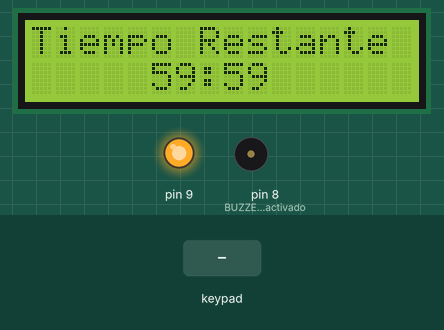
Simulated run of this sketch. Board: Arduino Uno, built with avr-gcc and run on an emulated ATmega328P. Parts: 16×2 character LCD, output pins drawn as LEDs (lit = HIGH), buzzer (waves = sounding, pin HIGH). The test bench sets the inputs (shaded band). What the sketch prints to the serial monitor is not drawn. At 10.8 s the program stops and its outputs stay as they are.

Above: at 1.2 s.
1.3 s: keypad keys 1 3 9 7 pressed 0.4 s apart
At 3.4 s:
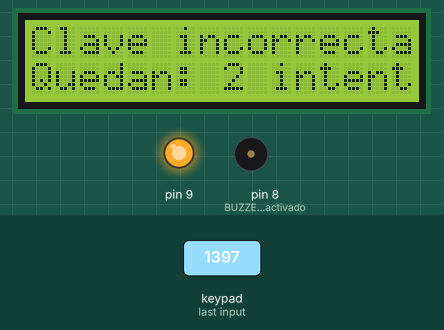
At 12.0 s:
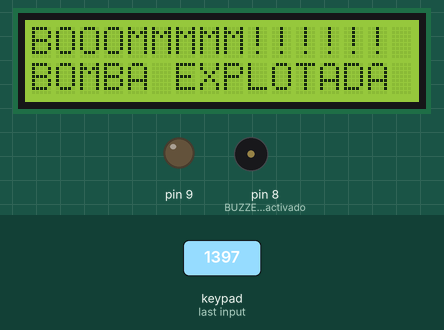
Timing chart, 0 to 12.3 s (numbered marks = the images above; inputs shaded):
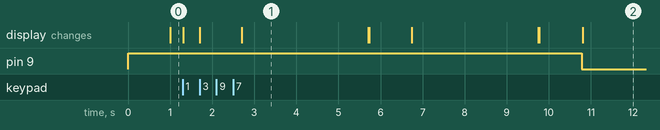

Measured:
- after the input at 1.3 s, pin 9: HIGH → LOW after 9.5 s; the display: first changes at once (image 1 shows a later state)
- what the display in image 1 shows lasts 3.0 s, from 2.7 s to 5.7 s

The sketch:

Desactiva_Bomba.ino
```cpp
/* Juego Desactiva Bomba V1

  Función: Simula una una cuenta atras de una bomba.
  La bomba solo se puede desactivar con un código obtenido
  a través de un juego de pistas introducido en el keypad

  Reglas: Solo hay un número máximo deintentos para meter el código.
  Si fallan todos los intentos la bomba explota.

  Componentes
  - Arduino UNO
  - Displays de texto LCD 16x2
    + Tutorial: https://www.arduino.cc/en/Tutorial/HelloWorld
    + Tutorial: http://www.prometec.net/displays-lcd/
  - Matrix Keypad: Disponible en el Library Manager
    + http://playground.arduino.cc/Main/KeypadTutorial
    + Tutorial http://ticlaspalmas.com/posts/piano-con-arduino-y-un-teclado-matricial
    + Tutorial http://abedulengenharia.blogspot.com.es/2011/07/arduino-y-teclado-3x4.html
  - Buzzer: http://www.hobbytronics.co.uk/arduino-tutorial7-piezo-beepç
    + Tutorial: http://www.instructables.com/id/Arduino-YL-44-Buzzer-module/

  Librerías
  - LiquidCrystal.h: https://www.arduino.cc/en/Reference/LiquidCrystal
  - Keypad.h: https://github.com/Chris--A/Keypad

  Esquema de Pines Display LCD
  - LCD RS pin to digital pin 7
  - LCD Enable pin to digital pin 6
  - LCD D4 pin to digital pin 5
  - LCD D5 pin to digital pin 4
  - LCD D6 pin to digital pin 3
  - LCD D7 pin to digital pin 2
  - LCD R/W pin to ground
  - LCD VSS pin to ground
  - LCD VCC pin to 5V
  - pot to LCD VO pin

  Esquema de Pines teclado 4x4
  - COL0 (Pin1 keypad): A0
  - COL1 (Pin2 keypad): A1
  - COL2 (Pin3 keypad): A2
  - COL3 (Pin4 keypad): A3
  - ROW0 (Pin5 keypad): A4
  - ROW1 (Pin6 keypad): A5
  - ROW2 (Pin7 keypad): 13
  - ROW3 (Pin8 keypad): 12

  Pin Relé: 9

  Pin Buzzer: 8

*/

// define constants
#define MINUTOS 60
#define NUM_MAX_INTENTOS 3
#define NUM_DIGITOS_CLAVE 4
#define CLAVE "1234"

// include the library code:
#include <LiquidCrystal.h>
#include <Keypad.h>

// initialize the library with the numbers of the interface pins
LiquidCrystal lcd(7, 6, 5, 4, 3, 2);

const byte ROWS = 4; //four rows
const byte COLS = 4; //four columns

//define the cymbols on the buttons of the keypads
char hexaKeys[ROWS][COLS] = {
  {'1', '2', '3', 'A'},
  {'4', '5', '6', 'B'},
  {'7', '8', '9', 'C'},
  {'*', '0', '#', 'D'}
};
byte rowPins[ROWS] = {A4, A5, 13, 12}; //connect to the row pinouts of the keypad
byte colPins[COLS] = {A0, A1, A2, A3}; //connect to the column pinouts of the keypad

//initialize an instance of class NewKeypad
Keypad customKeypad = Keypad( makeKeymap(hexaKeys), rowPins, colPins, ROWS, COLS);

int intentos_restantes = NUM_MAX_INTENTOS;
int digito_clave = 0;

void setup() {
  // put your setup code here, to run once:

  pinMode(9, OUTPUT);
  digitalWrite(9, HIGH);
  pinMode(8, INPUT);  //BUZZER desactivado

  //Inicio el puerto serie
  Serial.begin(9600);
  Serial.println("Juego Desactiva Bomba V1");

  // set up the LCD's number of columns and rows:
  lcd.begin(16, 2);
  // Print a message to the LCD.
  lcd.print("Tiempo Restante");

}

void loop() {
  // put your main code here, to run repeatedly:

  int segundos_transcurridos = (millis() / 1000);
  int segundos_restantes = (MINUTOS * 60) - segundos_transcurridos;
  int minutos = segundos_restantes / 60;
  int segundos = segundos_restantes % 60;

  // set the cursor to column 5, line 1
  // (note: line 1 is the second row, since counting begins with 0):
  lcd.setCursor(5, 1);

  if (minutos < 10) {
    lcd.print("0");
    lcd.print(minutos);
  }
  else
    lcd.print(minutos);

  lcd.print(":");

  if (segundos < 10) {
    lcd.print("0");
    lcd.print(segundos);
  }
  else
    lcd.print(segundos);

  if (segundos_restantes <= 0) {
    lcd.setCursor(0, 0);
    lcd.print("BOOOMMMMM!!!!!! ");
    lcd.setCursor(0, 1);
    lcd.print("BOMBA EXPLOTADA");
    digitalWrite(9, LOW);
    for (;;) {
      pinMode(8, OUTPUT);  //BUZZER activado
    }
  }

  //leer teclado en cada LOOP
  char customKey = customKeypad.getKey();
  if (customKey) {
    if (digito_clave == 0) {  //Limpio primera linea al pulsar botón
      lcd.setCursor(0, 0);
      lcd.print("                 ");
    }
    Serial.print("Pulsado: ");
    Serial.println(customKey);
    lcd.setCursor(digito_clave, 0);
    lcd.print(customKey);
    if (customKey == CLAVE[digito_clave]) {
      digito_clave++;
      if (digito_clave == NUM_DIGITOS_CLAVE) {
        Serial.println("DESACTIVADA!!");
        lcd.setCursor(0, 0);
        lcd.print("BOMBA DESACTIVADA!!");
        for (;;) {
          //sonido intermitente
          pinMode(8, OUTPUT);  //BUZZER activado
          delay(250);
          pinMode(8, INPUT);  //BUZZER desactivado
          delay(250);
        }
      }
    }
    else {
      delay(1000);
      Serial.println("Clave incorrecta");
      lcd.setCursor(0, 0);
      lcd.print("Clave incorrecta    ");
      intentos_restantes--;
      digito_clave = 0;
      if (intentos_restantes > 0) {
        Serial.println("Te quedan: " + String(intentos_restantes) + " intentos");
        lcd.setCursor(0, 1);
        lcd.print("Quedan: " + String(intentos_restantes) + " intentos");
        delay(3000);
        lcd.setCursor(0, 0);
        lcd.print("Tiempo Restante  ");
        lcd.setCursor(0, 1);
        lcd.print("                 ");
      }
      else {
        Serial.println("BOOOMMMMM!!!!!!");
        lcd.setCursor(0, 0);
        lcd.print("BOOOMMMMM!!!!!! ");
        lcd.setCursor(0, 1);
        lcd.print("BOMBA EXPLOTADA");
        digitalWrite(9, LOW);
        for (;;) {
          pinMode(8, OUTPUT);  //BUZZER activado
        }
      }
    }
  }
}
```
